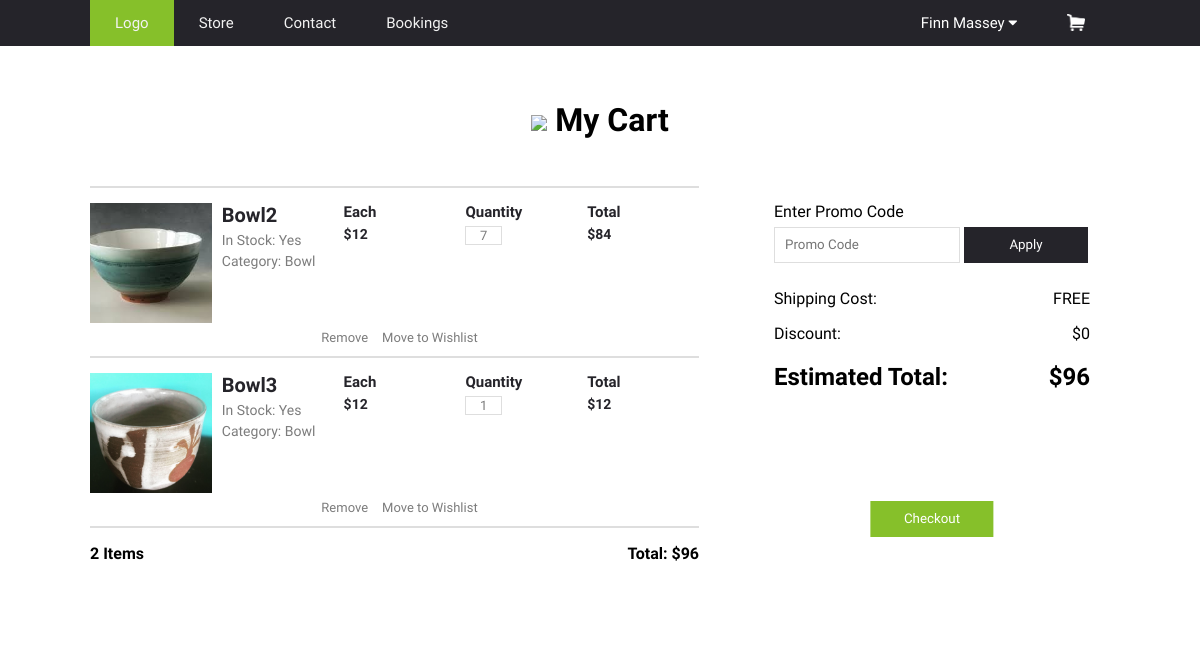
The app's page /PakiriClayWebsite/cart.php (signed in) with its own data.
### tables this page shows
CREATE TABLE `user_accounts` (
  `id` int(11) NOT NULL,
  `username` varchar(50) NOT NULL,
  `email` varchar(50) NOT NULL,
  `password` varchar(150) NOT NULL,
  `hash` varchar(100) NOT NULL,
  `active` int(1) NOT NULL
);

CREATE TABLE `cart` (
  `id` int(11) NOT NULL,
  `product_id` int(11) NOT NULL,
  `account_id` int(11) NOT NULL,
  `quantity` int(11) NOT NULL
);

CREATE TABLE `product_info` (
  `id` int(11) NOT NULL,
  `name` varchar(50) NOT NULL,
  `description` text NOT NULL,
  `price` int(3) NOT NULL,
  `image` varchar(30) NOT NULL,
  `category` varchar(50) NOT NULL,
  `availability` varchar(5) NOT NULL
);

### PakiriClayWebsite/cartbox.php (the view)
<?php
$product_id = $row['product_id'];
$quantity = $row['quantity'];
$sql = "SELECT * FROM product_info WHERE id = $product_id";
$product_results = $conn->query($sql);
if ($product_results->num_rows > 0) {
	$row = $product_results->fetch_assoc();
	$name = $row['name'];
	$price = $row['price'];
	$availability = $row['availability'];
	$image = $row['image'];
	$category = $row['category'];
}
?>
<div class="cart_products">
	<div class="cart_product_box">
		<div class="box">
			<img src="Images/<?php print($image)?>">
		</div>
		<div class="box">
			<h3 style="font-size: 20px; text-transform: capitalize; "><?php print($name); ?></h3>
			<p>In Stock: <?php print($availability); ?></p>
			<p>Category: <?php print($category); ?></p>
		</div>
		<div class="box">
			<h3>Each</h3>
			<p style="color: #25242A; font-weight: bolder;">$<?php print($price); ?></p>
		</div>
		<div class="box">
			<h3>Quantity</h3>
			<form method="post" action="cart_edit.php?qid=<?php print($product_id)?>">
				<input type="number" name="quantity" value="<?php print($quantity); ?>">
			</form>
		</div>
		<div class="box">
			<h3>Total</h3>
			<p style="color: #25242A; font-weight: bolder;">$<?php print($price*$quantity); ?></p>
			<?php $total = $total + ($price * $quantity); ?>
		</div>
	</div>
	<div class="cart_extras">
		<a href="cart_edit.php?id=<?php print($product_id)?>">Remove</a>
		<a href="">Move to Wishlist</a>
	</div>
</div>

### PakiriClayWebsite/navigation.php (shortened to what this page needs)
<!DOCTYPE html>
<html>
<head>
  <link rel="stylesheet" type="text/css" href="Css/stylesheet.css">
  <link rel="stylesheet" href="https://cdnjs.cloudflare.com/ajax/libs/font-awesome/4.7.0/css/font-awesome.min.css">
</head>
<?php
include("setup.php");
?>
<?php
if ($pageID == 1) {
  $homeLink = "#home";
  $storeLink = "#store";
  $contactLink = "#contact";
  $aboutLink = "#messages";
}
else {
  $homeLink = "index.php";
  $storeLink = "store.php";
  $contactLink = "contact.php";
}
if (isset($_SESSION['account'])) {
  $account_ID = $_SESSION['account'];
  $sql = "SELECT * FROM user_accounts where id = '$account_ID'";
  $result = $conn->query($sql);
  if ($result->num_rows > 0) {
    $row = $result->fetch_assoc();
    $name = $row["username"];
  }
}
?>
<body>
  <div class="nav_backdrop" style="position: fixed;"></div>
  <div class="container">
    <div class="topnav" id="myTopnav">
      <a href="<?php print($homeLink) ?>" id="logo">Logo</a>
      <a href="<?php print($storeLink) ?>">Store</a>
      <a href="<?php print($contactLink) ?>">Contact</a>
      <a href="">Bookings</a>
      <a href="cart.php" style="float: right;"><img src="Images/cart.png" width="18"></a>
      <div class="dropdown" style="float: right;">
        <?php
          if (isset($_SESSION['account'])) {
            ?>
            <button class="dropbtn">
              <?php print($name);?>
              <i class="fa fa-caret-down"></i>
            </button>
            <?php
          }
          else {
            ?>
            <button class="dropbtn">
              <a href="scroll_behaviour.php"><u>Sign in</u> or <u>Register</u></a>
            </button>
            <?php
          }
          ?>
      </div>
    </div>
  </div>

### PakiriClayWebsite/cart.php
<?php
$pageID = 4;
include('navigation.php');
$discount = 0;
?>
<main style="margin: auto; width: 85%; margin-top: 80px; ">
	<div class="cart_grid">
		<div class="cart_header">
			<h1><img src="Images/carticon.png" width="30"> My Cart</h1>
		</div>
		<div class="cart_bag">
			<?php
			if (isset($_SESSION["account"])) {
				$account_id = $_SESSION["account"];
			}
			else {
				$account_id = 0;
			}
			$sql = "SELECT * FROM cart WHERE account_id = '$account_id'";
			$result = $conn->query($sql);
			$count = 0;
			$total = 0;
			if ($result->num_rows > 0) {
				while ($row = mysqli_fetch_array($result)) {
					include('cartbox.php');
					$count++;
				}
			}
			?>
			<p style="margin-bottom: 80px; font-weight: bolder;"><?php print($count);?> Items <spam class="cart_info_num">Total: $<?php print($total)?></spam></p>
		</div>
		<div class="cart_info">
			<p>Enter Promo Code</p>
			<input type="" name="" placeholder="Promo Code">
			<button>Apply</button>
			<p>Shipping Cost: <span class="cart_info_num">FREE</span></p>
			<p>Discount: <span class="cart_info_num">$<?php print($discount);?></span></p>
			<h2>Estimated Total: <span class="cart_info_num">$<?php print($total - $discount);?></span></h2>
			<button href="" class="cart_info_submit">Checkout</button>
		</div>
	</div>
</main>

### PakiriClayWebsite/Css/stylesheet.css (style rules this page uses)
* { box-sizing: border-box; font-family: Tahoma; scroll-behavior: smooth; }
a { text-decoration: none; color: #080808; }
button, input { outline: none; box-shadow: none; }
body { margin: 0; font-family: 'Helvetica', sans-serif; }
.topnav { overflow: hidden; position: fixed; z-index: 3; width: 85%; }
.container { display: flex; justify-content: center; }
.topnav a { float: left; display: block; color: #f2f2f2; text-align: center; padding: 14px 25px 14px 25px; text-decoration: none; font-size: 15px; }
.nav_backdrop { position: absolute; background-color: #25242A; width: 100vw; height: 46px; z-index: 2; }
.dropdown { float: left; overflow: hidden; }
.dropdown .dropbtn { font-size: 15px; border: none; outline: none; color: white; padding: 14px 25px 14px 25px; background-color: inherit; font-family: inherit; margin: 0; }
#logo { background-color: #86C02A; }
.cart_grid { display: grid; grid-template-rows: auto; grid-template-columns: 6fr 4fr; grid-template-areas: "cart_header cart_header" "cart_bag cart_info"; grid-gap: 5px; }
.cart_header { grid-area: cart_header; text-align: center; margin-bottom: 20px; }
.cart_bag { grid-area: cart_bag; border-top: #DEDEDE 2px solid }
.cart_info { margin-left: 50px; grid-area: cart_info; padding: 20px; padding-top: 0px; }
.cart_info_num { float: right; }
.cart_info input { width: 59%; padding: 0px; height: 3vw; border: 1px solid #DEDEDE; padding: 10px; position: relative; bottom: 10px; }
.cart_info button { width: 39%; height: 3vw; padding: 0px; border: none; background-color: #25242A; color: white; position: relative; bottom: 10px; }
.cart_products { margin-top: 15px; padding-bottom: 10px; border-bottom: #DEDEDE 2px solid }
.cart_product_box { display: flex; justify-content: center; }
.box { flex: 20%; }
.box img { width: 100%; height: 10vw; object-fit: cover; }
.box h3 { color: #25242A; font-size: 15px; margin: 0px; padding-left: 10px; font-weight: bold; }
.box p { color: #7C7C7C; font-size: 14px; margin: 0px; padding-left: 10px; padding-top: 5px; }
.box input { width: 30%; text-align: center; margin: 0px; color: #7C7C7C; font-size: 13px; margin-left: 10px; margin-top: 5px; border: 1px solid #DEDEDE; }
.box input[type=number] { -moz-appearance: textfield; }
.cart_extras { text-align: center; }
.cart_extras a { font-size: 13px; color: #7C7C7C; padding-left: 10px; }
.cart_info_submit { text-align: center; margin-top: 100px; position: absolute; left: 50%; -ms-transform: translate(-50%); transform: translate(-50%); background-color: #86C02A !important; }

### records on screen
user_accounts: username "Finn Massey"
cart: product_info.image (picture), product_info.name "Bowl2", product_info.availability "Yes", product_info.category "Bowl", product_info.price "12", quantity "7", $price*$quantity "84"
cart: product_info.image (picture), product_info.name "Bowl3", product_info.availability "Yes", product_info.category "Bowl", product_info.price "12", quantity "1"

### other values on screen
$count "2"
$total "96"
$discount "0"
$total - $discount "96"
